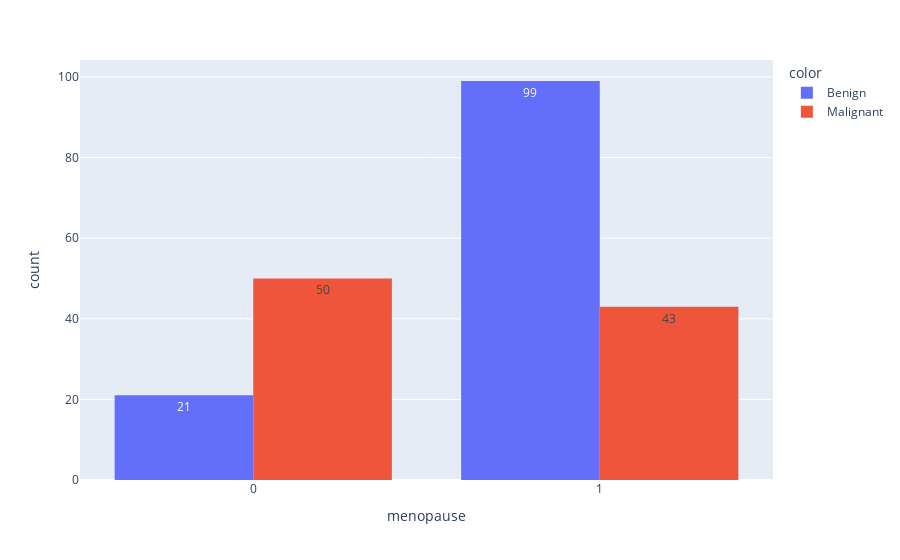

Write notebook code for a chart like this one.
### Code cell
fig = px.histogram(x =df['Menopause'], text_auto=True,color=df['Diagnosis Result'],barmode='group',labels={'x':'menopause', 'y':'count'})
fig.show()

### Figure 1 — Plotly figure (JSON) as saved in the notebook; plotly's stock layout.template omitted (floating-point values rounded to 4 significant figures)
{"data": [{"alignmentgroup": "True", "bingroup": "x", "hovertemplate": "color=Benign<br>menopause=%{x}<br>count=%{y}<extra></extra>", "legendgroup": "Benign", "marker": {"color": "#636efa", "pattern": {"shape": ""}}, "name": "Benign", "offsetgroup": "Benign", "orientation": "v", "showlegend": true, "texttemplate": "%{value}", "type": "histogram", "x": [1, 1, 0, 1, 1, 1, 1, 1, 1, 1, 1, 1, 1, 0, 1, 1, 1, 1, 1, 1, 0, 1, 1, 0, 1, 1, 1, 1, 0, 1, 1, 0, 0, 1, 1, 1, 0, 1, 1, 1, 0, 1, 1, 1, 1, 1, 0, 1, 1, 1, 1, 1, 1, 1, 1, 1, 1, 1, 1, 1, 0, 1, 1, 1, 1, 1, 0, 1, 1, 1, 1, 0, 1, 1, 0, 1, 1, 1, 0, 1, 1, 1, 1, 1, 0, 1, 1, 1, 1, 1, 1, 0, 1, 1, 0, 1, 1, 1, 1, 1, 1, 1, 1, 1, 1, 0, 1, 1, 0, 1, 1, 1, 1, 1, 1, 1, 1, 1, 1, 0], "xaxis": "x", "yaxis": "y"}, {"alignmentgroup": "True", "bingroup": "x", "hovertemplate": "color=Malignant<br>menopause=%{x}<br>count=%{y}<extra></extra>", "legendgroup": "Malignant", "marker": {"color": "#EF553B", "pattern": {"shape": ""}}, "name": "Malignant", "offsetgroup": "Malignant", "orientation": "v", "showlegend": true, "texttemplate": "%{value}", "type": "histogram", "x": [0, 0, 1, 0, 1, 1, 0, 0, 1, 0, 1, 1, 0, 0, 1, 1, 0, 1, 1, 1, 0, 1, 0, 0, 0, 1, 0, 1, 1, 0, 0, 1, 0, 0, 0, 0, 1, 0, 0, 0, 0, 1, 0, 0, 1, 1, 0, 0, 1, 0, 1, 1, 0, 0, 0, 0, 1, 0, 0, 1, 0, 1, 1, 0, 1, 1, 1, 1, 0, 1, 0, 1, 1, 1, 0, 0, 1, 0, 1, 0, 1, 0, 1, 0, 0, 1, 0, 1, 0, 1, 0, 0, 1], "xaxis": "x", "yaxis": "y"}], "layout": {"barmode": "group", "legend": {"title": {"text": "color"}, "tracegroupgap": 0}, "margin": {"t": 60}, "xaxis": {"anchor": "y", "domain": [0, 1], "title": {"text": "menopause"}}, "yaxis": {"anchor": "x", "domain": [0, 1], "title": {"text": "count"}}}}
